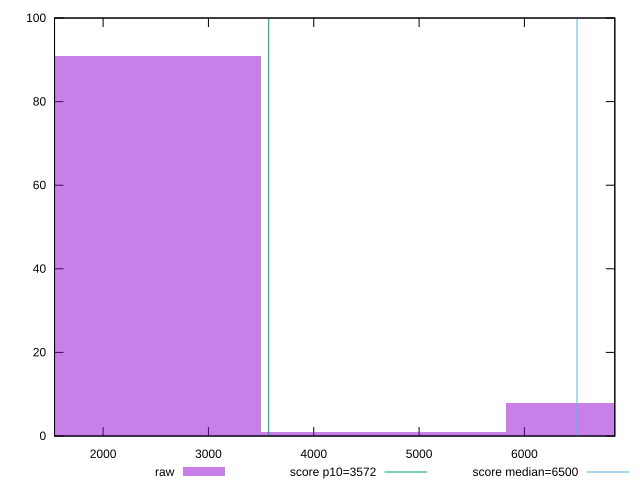

Reproduce this figure in gnuplot.
reset

$raw <<EOF
2331.8642598365604 91
6995.592779509681 8
4663.728519673121 1
EOF

set key outside below
set boxwidth 2331.8642598365604
set xrange [1538.8600000000001:6858.468]
set yrange [0:100]
set trange [0:100]
set style fill transparent solid 0.5 noborder

set parametric
set terminal svg size 640, 490 enhanced background rgb 'white'
set output "reports/report_00028_2021-02-24T12-49-42.674Z/first-cpu-idle/samples/card/raw/histogram.svg"

plot $raw title "raw" with boxes, \
     3572,t title "score p10=3572", \
     6500,t title "score median=6500"

reset
